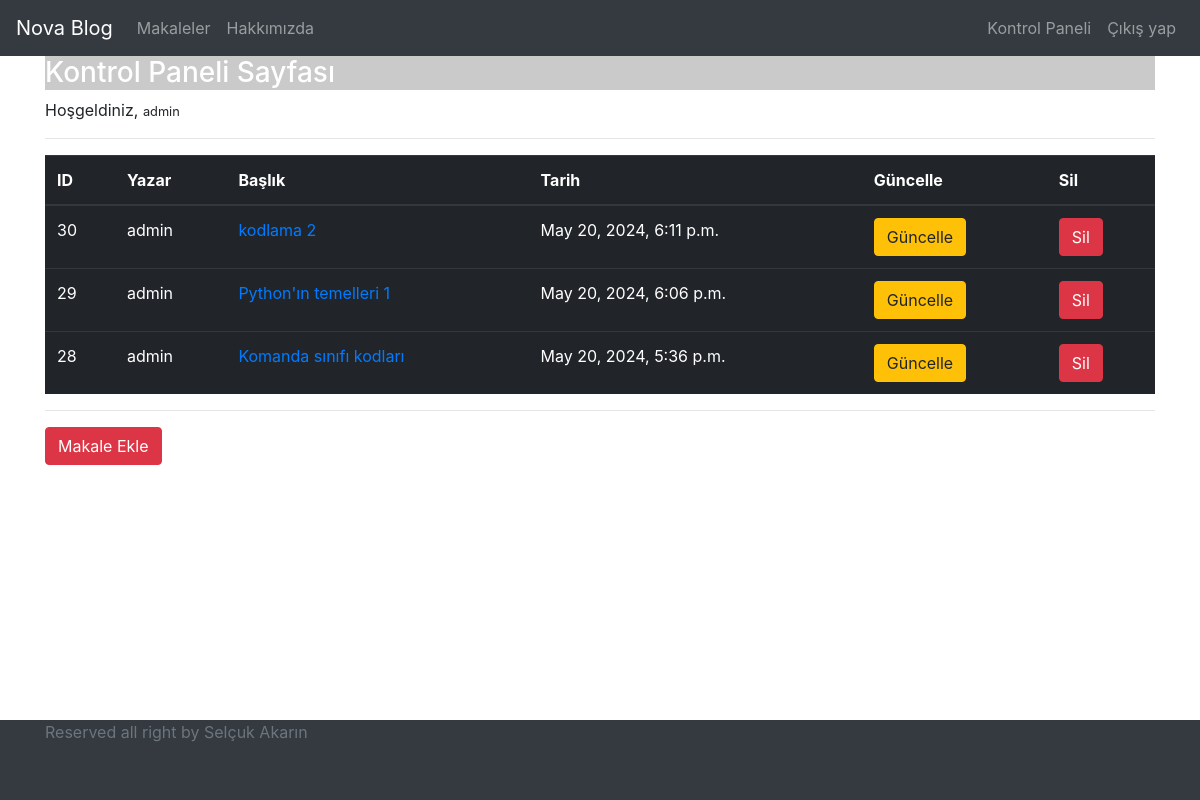
Screenshot of /articles/dashboard/ (signed in) with the database file from the repository.
### article/models.py (models this page shows, shortened)
class Article(models.Model):
    author = models.ForeignKey("auth.User", on_delete=models.CASCADE, verbose_name="YAZAR")
    title = models.CharField(max_length=50, verbose_name="BAŞLIK")
    content = RichTextField()
    content2 = tinymce_models.HTMLField()
    article_image = models.FileField(blank=True, null=True, verbose_name="Makaleye fotoğraf ekleyin")
    created_date = models.DateTimeField(auto_now_add=True)
    class Meta:
        ordering = ['-created_date']

### article/views.py (the view)
# urls.py: path('dashboard/', views.dashboard, name="dashboard"),
@login_required(login_url="user:login")
def dashboard(request):
    articles = Article.objects.all()
    context = {
        "articles": articles,
        "site_admini": "selçuk akarın",
        "location": "istanbul",
        "meyveler": ["Elma", "Armut", "Vişne", "Hindistan Cevizi"]
    }
    return render(request, "dashboard.html", context)

### templates/dashboard.html
{% extends "layout.html" %}
{% block body %}
<h3>Kontrol Paneli Sayfası</h3>
<p>
    Hoşgeldiniz, <small>{{ request.user.username }}</small>
</p>
<hr>
{% if articles %}
    <table class="table table-dark">
        <thead>
        <tr>
            <th scope="col">ID</th>
            <th scope="col">Yazar</th>
            <th scope="col">Başlık</th>
            <th scope="col">Tarih</th>
            <th scope="col">Güncelle</th>
            <th scope="col">Sil</th>
        </tr>
        </thead>
        <tbody>
        {% for article in articles %}
        <tr>
            <td>{{ article.id }}</td>
            <td>{{ article.author }}</td>
            <td><a href="{% url 'article:detail' article.id %}">{{ article.title }}</a></td>
            <td>{{ article.created_date }}</td>
            <td><a href="{% url 'article:update' article.id %}" class="btn btn-warning">Güncelle</a></td>
            <td><a href="{% url 'article:delete' article.id %}" class="btn btn-danger">Sil</a></td>
        </tr>
        {% endfor %}
        </tbody>
    </table>
    <hr>
{% else %}
    <div class="alert alert-danger" role="alert">
        Henüz bir makaleniz bulunmuyor.
    </div>
{% endif %}
<a href="{% url 'article:addarticle' %}" class="btn btn-danger">Makale Ekle</a>
{% endblock body %}

### static/style2.css (style rules this page uses)
h3 { background: #cacaca; color: white !important }

### rows the page displays
Article: id "30", author "admin", title "kodlama 2", created_date "May 20, 2024, 6:11 p.m."
Article: id "29", author "admin", title "Python'ın temelleri 1", created_date "May 20, 2024, 6:06 p.m."
Article: id "28", author "admin", title "Komanda sınıfı kodları", created_date "May 20, 2024, 5:36 p.m."

### other values shown
{{ request.user.username }} "admin"
